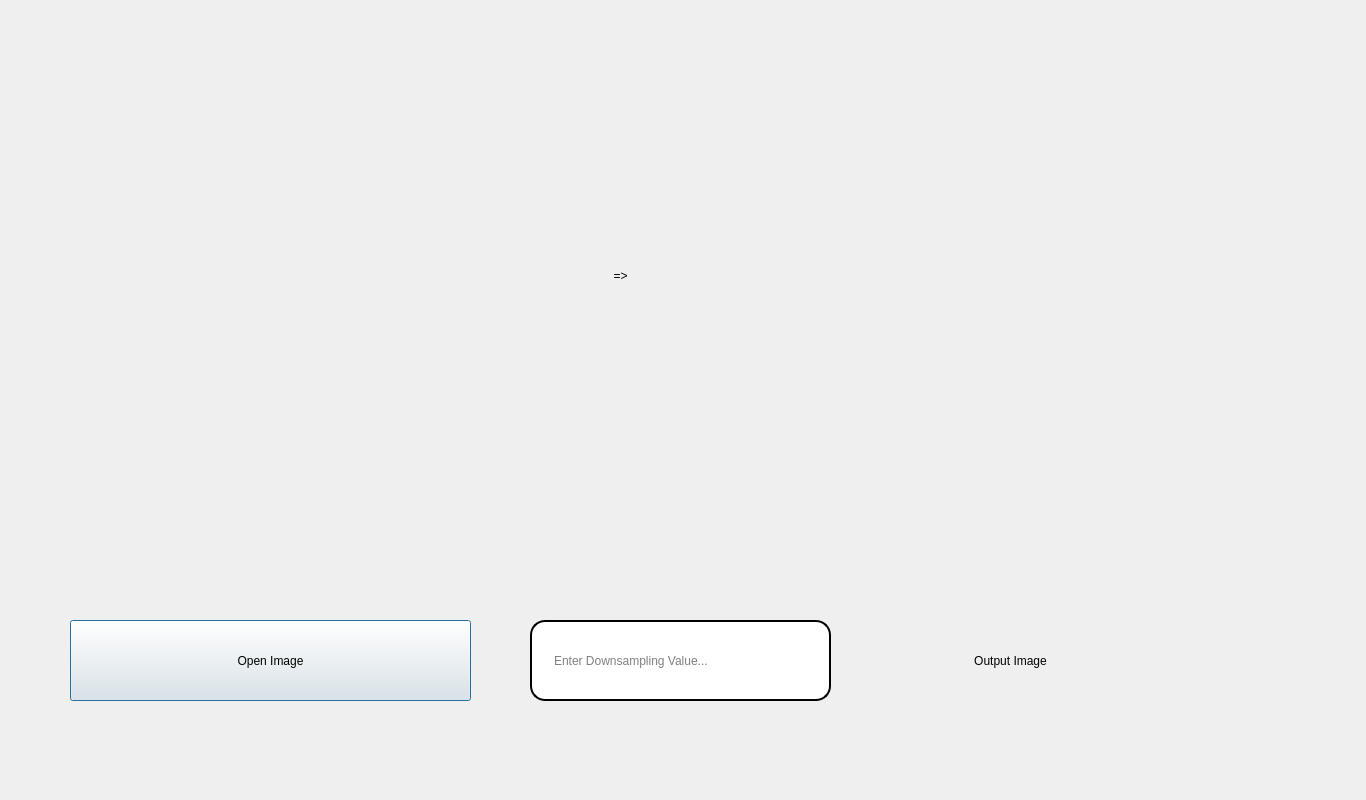
<?xml version="1.0" encoding="UTF-8"?>
<ui version="4.0">
 <class>Dialog</class>
 <widget class="QDialog" name="Dialog">
  <property name="geometry">
   <rect>
    <x>0</x>
    <y>0</y>
    <width>1366</width>
    <height>800</height>
   </rect>
  </property>
  <property name="windowTitle">
   <string>Dialog</string>
  </property>
  <widget class="QLabel" name="label_2">
   <property name="geometry">
    <rect>
     <x>690</x>
     <y>20</y>
     <width>571</width>
     <height>561</height>
    </rect>
   </property>
   <property name="text">
    <string/>
   </property>
  </widget>
  <widget class="QLabel" name="label_4">
   <property name="geometry">
    <rect>
     <x>870</x>
     <y>640</y>
     <width>281</width>
     <height>41</height>
    </rect>
   </property>
   <property name="styleSheet">
    <string notr="true">font: 16pt &quot;MS Shell Dlg 2&quot;;</string>
   </property>
   <property name="text">
    <string>Output Image</string>
   </property>
   <property name="alignment">
    <set>Qt::AlignCenter</set>
   </property>
  </widget>
  <widget class="QPushButton" name="Open_Image_Button">
   <property name="geometry">
    <rect>
     <x>70</x>
     <y>620</y>
     <width>401</width>
     <height>81</height>
    </rect>
   </property>
   <property name="text">
    <string>Open Image</string>
   </property>
  </widget>
  <widget class="QLabel" name="label">
   <property name="geometry">
    <rect>
     <x>10</x>
     <y>20</y>
     <width>571</width>
     <height>561</height>
    </rect>
   </property>
   <property name="text">
    <string/>
   </property>
  </widget>
  <widget class="QLabel" name="label_3">
   <property name="geometry">
    <rect>
     <x>590</x>
     <y>260</y>
     <width>61</width>
     <height>31</height>
    </rect>
   </property>
   <property name="styleSheet">
    <string notr="true">font: 22pt &quot;MS Shell Dlg 2&quot;;</string>
   </property>
   <property name="text">
    <string>=&gt;</string>
   </property>
   <property name="alignment">
    <set>Qt::AlignCenter</set>
   </property>
  </widget>
  <widget class="QLineEdit" name="lineEdit">
   <property name="geometry">
    <rect>
     <x>530</x>
     <y>620</y>
     <width>301</width>
     <height>81</height>
    </rect>
   </property>
   <property name="styleSheet">
    <string notr="true">border: 12px  solid rgb(0, 0, 0);
border-width: 2px;
font: 11.5pt &quot;MS Shell Dlg 2&quot;;
border-radius: 15px;
padding-left:20px;
padding-right:20px;</string>
   </property>
   <property name="text">
    <string/>
   </property>
   <property name="placeholderText">
    <string>Enter Downsampling Value...</string>
   </property>
  </widget>
  <widget class="QLabel" name="label_5">
   <property name="geometry">
    <rect>
     <x>410</x>
     <y>730</y>
     <width>581</width>
     <height>41</height>
    </rect>
   </property>
   <property name="styleSheet">
    <string notr="true">color: rgb(255, 0, 0);</string>
   </property>
   <property name="text">
    <string/>
   </property>
  </widget>
 </widget>
 <resources/>
 <connections/>
</ui>
